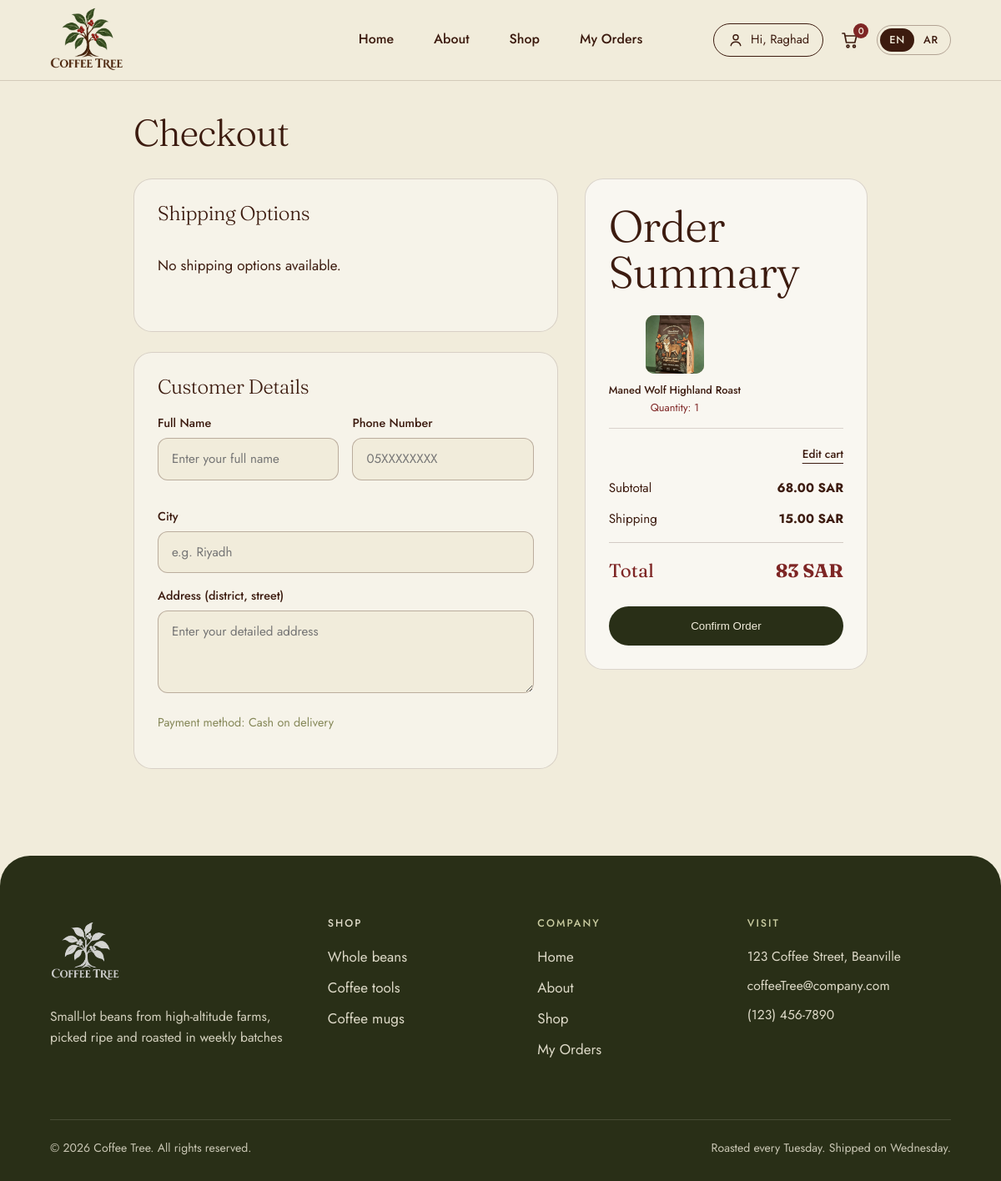
Page /orders/checkout (signed in) on the earlier database version.
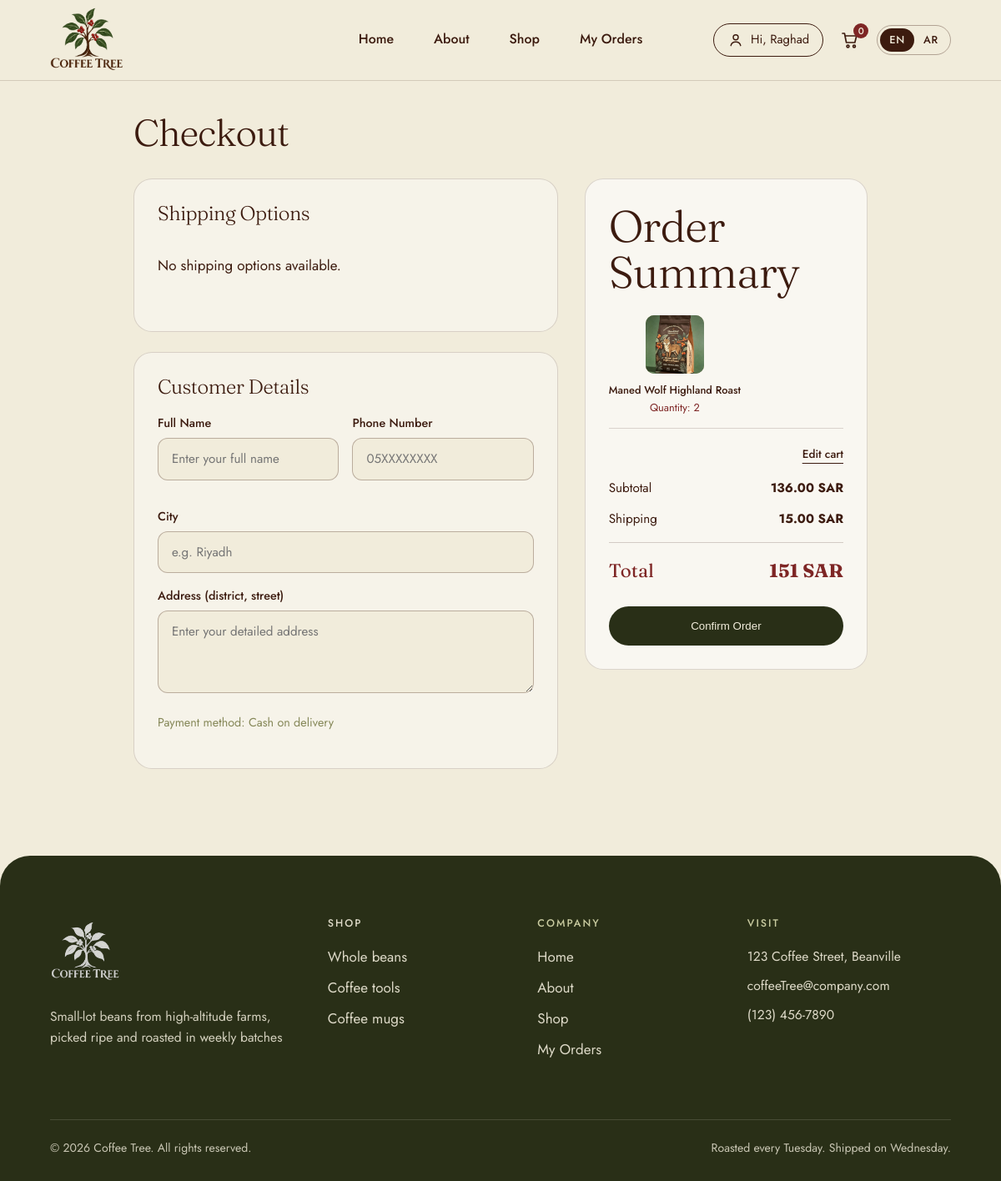
Same page on the later database version.
### cart/models.py (models this page shows, shortened)
class CartItem(models.Model):
    cart = models.ForeignKey(Cart, on_delete=models.CASCADE, related_name='items')
    product = models.ForeignKey(Product, on_delete=models.CASCADE)
    quantity = models.PositiveIntegerField(default=1)
    class Meta:
        unique_together = ('cart', 'product')

### products/models.py (models this page shows, shortened)
class Product(models.Model):
    name= models.CharField(max_length=200)
    description= models.TextField()
    price = models.DecimalField(max_digits=8, decimal_places=2)
    image_name = models.CharField(max_length=100, blank=True)
    stock = models.PositiveIntegerField(default=0)
    category = models.ForeignKey(Category, on_delete=models.CASCADE, related_name='products')
    is_available = models.BooleanField(default=True)
    is_featured = models.BooleanField(default=False)

### orders/views.py (the view, shortened to what this page needs)
# urls.py: path('checkout', views.checkout_view , name='checkout')
def checkout_view(request):
    if not request.user.is_authenticated:
        return redirect('login')
    user = request.user
    if  not user:
        return redirect('cart')
    cart, created = Cart.objects.get_or_create(user=user)
    cart_items = cart.items.all()
    total_price = sum(item.product.price * item.quantity for item in cart_items)
    shipping_companies = ShippingCompany.objects.all()
    context = {
        'cart_items': cart_items,
        'total_price': total_price,
        'shipping_companies': shipping_companies,
    }
    return render(request, 'Checkout.html', context)

### templates/Checkout.html (shortened to what the changed rows need)
{% load static %}
{% load i18n %}
{% get_current_language as LANGUAGE_CODE %}
{% get_current_language_bidi as IS_RTL %}
<!DOCTYPE html>
<html lang="{{ LANGUAGE_CODE }}" dir="{% if IS_RTL %}rtl{% else %}ltr{% endif %}">
<head>
  <link rel="stylesheet" href="{% static 'css/style.css' %}">
  <link rel="stylesheet" href="{% static 'css/cart.css' %}">
  <link rel="stylesheet" href="{% static 'css/checkout.css' %}">
  <link rel="stylesheet" href="{% static 'css/rtl.css' %}">
</head>
<body>
    <main class="checkout-page">
        <h1 class="cart-title" style="margin-bottom: 32px; text-align: start; padding: 0;">{% trans "Checkout" %}</h1>
        {% if cart_items %}
        <form method="POST" action="{% url 'checkout' %}">
            <div class="checkout-grid">
                <div>
                    <div class="checkout-box">
                        <h2>{% trans "Shipping Options" %}</h2>
                        <div class="shipping-options">
                            {% for company in shipping_companies %}
                            <label class="shipping-option">
                                <div style="display: flex; align-items: center; gap: 12px;">
                                    <input type="radio" name="shipping" value="{{ company.id }}"
                                        data-price="{{ company.price }}" {% if forloop.first%}checked{% endif %}>
                                    <span><strong>{{ company.name }}</strong> <br><small>{% blocktrans count counter=company.delivery_days %}{{ counter }} day{% plural %}{{ counter }} days{% endblocktrans %}</small></span>
                                </div>
                                <strong>{{ company.price }} {% trans "SAR" %}</strong>
                            </label>
                            {% empty %}
                            <p>{% trans "No shipping options available." %}</p>
                            {% endfor %}
                        </div>
                    </div>
                    <div class="checkout-box">
                        <h2>{% trans "Customer Details" %}</h2>
                        <div class="form-row">
                            <div class="form-group">
                                <label for="fullname">{% trans "Full Name" %}</label>
                                <input type="text" id="fullname" name="fullname" placeholder="{% trans 'Enter your full name' %}"
                                    required>
                            </div>
                            <div class="form-group">
                                <label for="phone">{% trans "Phone Number" %}</label>
                                <input type="tel" id="phone" name="phone" placeholder="05XXXXXXXX" required>
                            </div>
                        </div>
                        <div class="form-group">
                            <label for="city">{% trans "City" %}</label>
                            <input type="text" id="city" name="city" placeholder="{% trans 'e.g. Riyadh' %}" required>
                        </div>
                        <div class="form-group">
                            <label for="address">{% trans "Address (district, street)" %}</label>
                            <textarea id="address" name="address" rows="3" placeholder="{% trans 'Enter your detailed address' %}"
                                required></textarea>
                        </div>
                        <p style="font-size: 0.9rem; color: var(--leaf); margin-top: 12px;">{% trans "Payment method: Cash on delivery" %}</p>
                    </div>
                </div>
                <div class="checkout-summary-box">
                    <h2>{% trans "Order Summary" %}</h2>
                    <div class="summary-items">
                        {% for item in cart_items %}
                        <div class="summary-item-card">
                            <img src="{% static 'image/' %}{{ item.product.image_name|default:'c1.jpg' }}"
                                alt="{{ item.product.name }}">
                            <div
                                style="font-weight: 500; white-space: nowrap; overflow: hidden; text-overflow: ellipsis;">
                                {{ item.product.name }}</div>
                            <div style="color: var(--bow);">{% blocktrans with q=item.quantity %}Quantity: {{ q }}{% endblocktrans %}</div>
                        </div>
                        {% endfor %}
                    </div>
                    <div style="text-align: end; margin-bottom: 16px;">
                        <a href="{% url 'cart' %}" class="link" style="font-size: 0.85rem;">{% trans "Edit cart" %}</a>
                    </div>
                    <div class="summary-row">
                        <span>{% trans "Subtotal" %}</span>
                        <strong id="subtotal-price" data-subtotal="{{ total_price }}">{{ total_price|default:0.00 }} {% trans "SAR" %}</strong>
                    </div>
                    <div class="summary-row">
                        <span>{% trans "Shipping" %}</span>
                        <strong id="shipping-cost">15.00 {% trans "SAR" %}</strong>
                    </div>
                    <div class="summary-total">
                        <span>{% trans "Total" %}</span>
                        <strong id="final-total">{{ total_price|add:15 }} {% trans "SAR" %}</strong>
                    </div>
                    <button type="submit" class="submit-order-btn">{% trans "Confirm Order" %}</button>
                </div>
            </div>
        </form>
        {% endif %}
    </main>
</body>
</html>

Differences in the rows shown:
changed CartItem "Maned Wolf Highland Roast": quantity "Quantity: 1" → "Quantity: 2"
Other differences:
{{ total_price|default:0.00 }}: "68.00" → "136.00"
{{ total_price|add:15 }}: "83" → "151"
